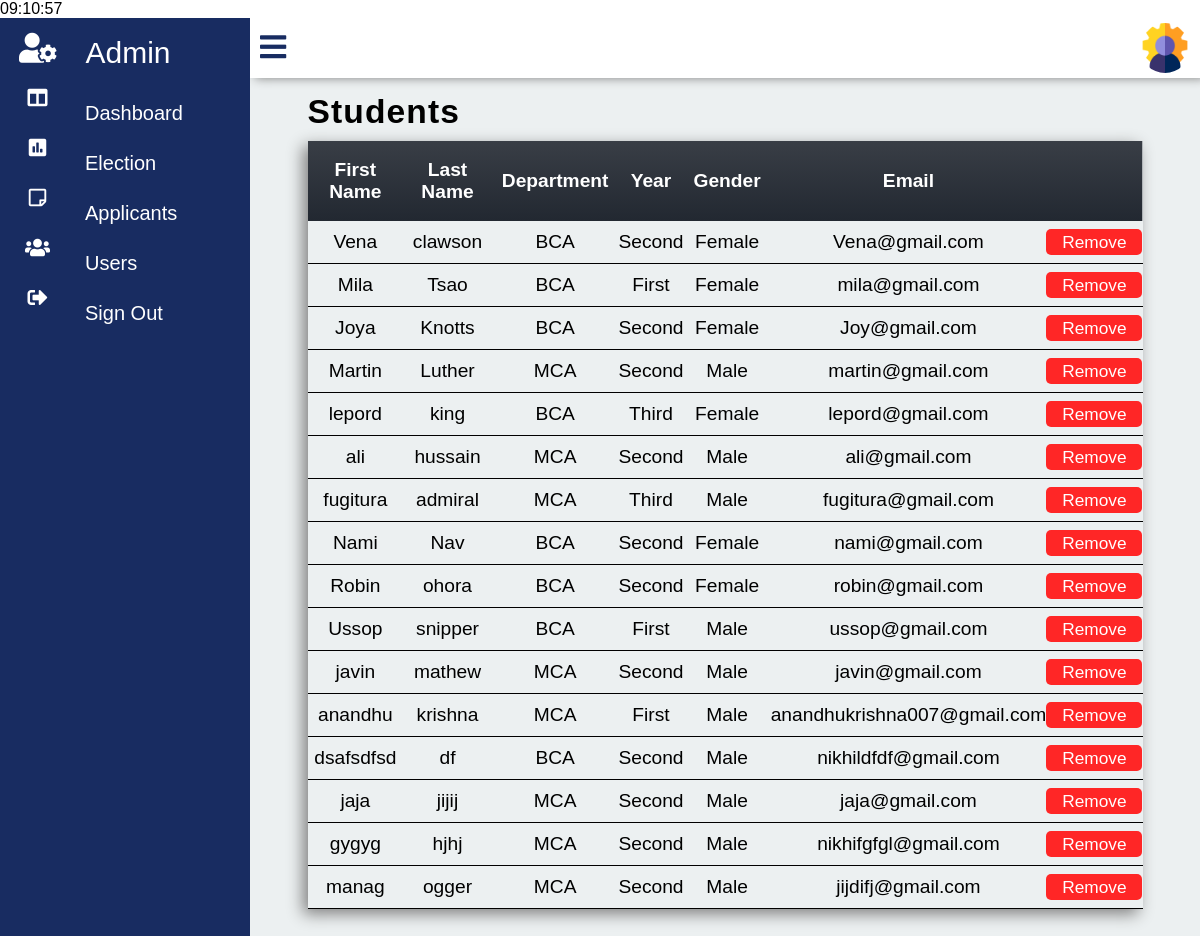
The app's page /users.php (signed in), older data.
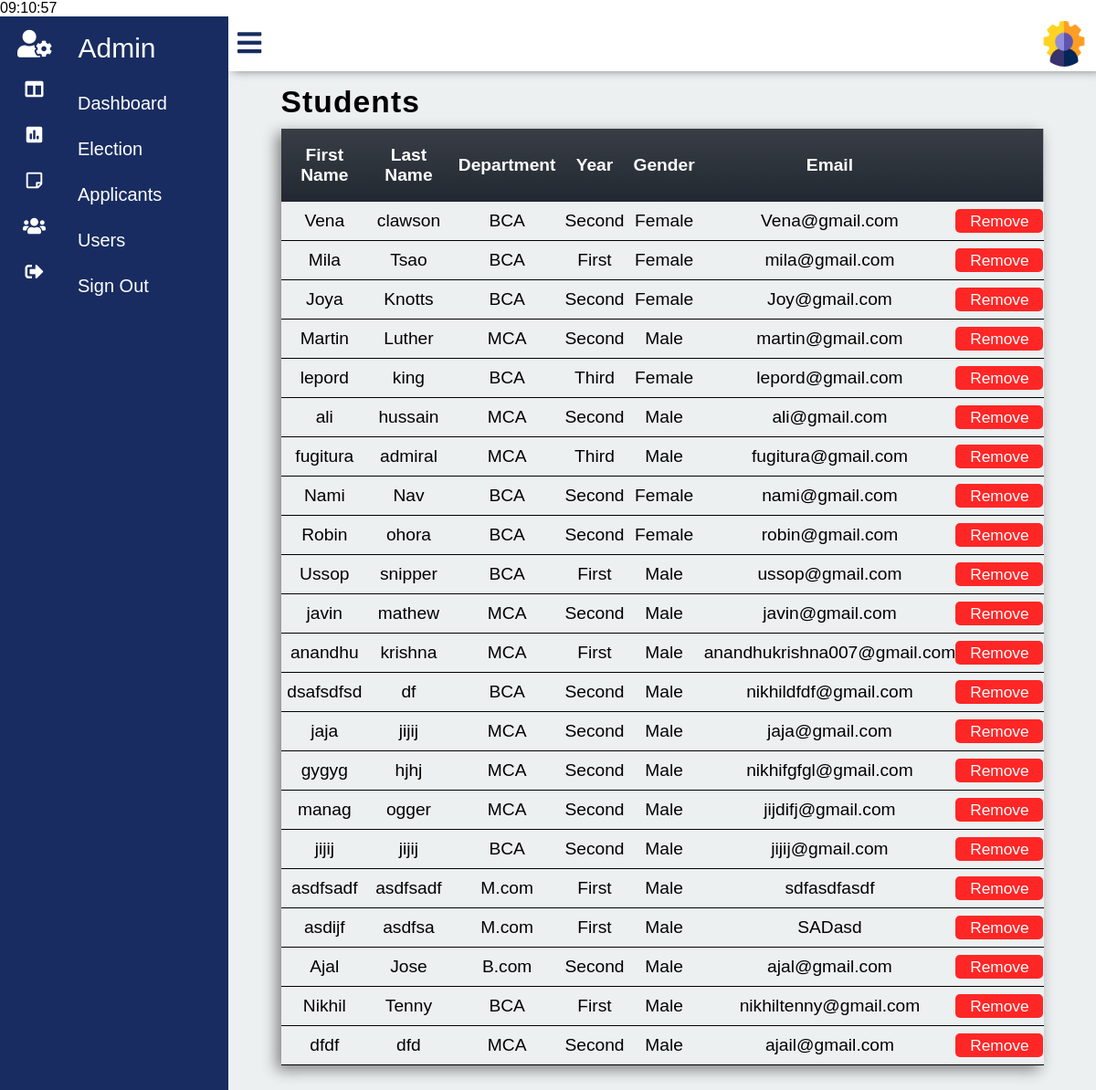
The same page, newer data.
### tables this page shows
CREATE TABLE IF NOT EXISTS `users` (
  `id` int(10) unsigned NOT NULL AUTO_INCREMENT,
  `Email` varchar(30) NOT NULL,
  `First_name` varchar(15) NOT NULL,
  `Last_name` varchar(15) NOT NULL,
  `Gender` varchar(10) NOT NULL,
  `Department_id` int(11) unsigned NOT NULL,
  `Year_id` int(10) unsigned NOT NULL,
  PRIMARY KEY (`id`),
  KEY `users_dpt` (`Department_id`),
  KEY `users_yr` (`Year_id`)
);

CREATE TABLE IF NOT EXISTS `department` (
  `id` int(11) unsigned NOT NULL AUTO_INCREMENT,
  `Department_name` varchar(10) NOT NULL,
  `Yr_no` int(11) NOT NULL,
  PRIMARY KEY (`id`)
);

CREATE TABLE IF NOT EXISTS `year` (
  `id` int(10) unsigned NOT NULL AUTO_INCREMENT,
  `Year_name` varchar(10) NOT NULL,
  PRIMARY KEY (`id`)
);

### php/onTablefunc.php (called while the page is built, shortened)
<?php
	function getDepartment($dpid,$con){
		$dpquery = "select Department_name from department where(id = $dpid );";
		$dp = mysql_query($dpquery,$con);
		$department = mysql_fetch_array($dp);
		return $department['Department_name'];
	}
	function getYear($yrid,$con) {
		$yrquery = "select * from year where(id = $yrid);";
		$yr = mysql_query($yrquery,$con);
		$year = mysql_fetch_array($yr);
		return $year['Year_name'];
	}
?>

### users.php (the view, shortened to what this page needs)
<?php
	include('php/config.php');
	include('php/onTablefunc.php');
	include('php/elecheck.php');
?>
 <!DOCTYPE html>
<html>
<head>
	<link rel="stylesheet" type="text/css" href="css/all.min.css">
	<link rel="stylesheet" type="text/css" href="css/fontawesome.min.css">
	<link rel="stylesheet" type="text/css" href="css/panel.css">
	<link rel="stylesheet" type="text/css" href="css/table.css">
	<link rel="stylesheet" type="text/css" href="DataTables/datatables.min.css">
</head>
<body>
	<div class="container">
		<div class="navigation">
		<div class="admin_icon">
			<a href="">
					<i class="fas fa-user-cog"></i>
				<span class="admin_Text" >Admin</span>
			</a>
		</div>
			<ul>
				<li>
					<a href="admin.php">
						<span class="icon">
							<i class="fas fa-columns"></i>
						</span>
						<span class="title">Dashboard</span>
					</a>
				</li>
				<li>
					<a href="elections.php">
						<span class="icon">
							<i class="fas fa-poll"></i>
						</span>
						<span class="title">Election</span>
					</a>
				</li>
				<li>
					<a href="applicants.php">
						<span class="icon">
							<i class="far fa-sticky-note"></i>
						</span>
						<span class="title">Applicants</span>
					</a>
				</li>
				<li>
					<a href="users.php">
						<span class="icon">
							<i class="fas fa-users"></i>
						</span>
						<span class="title">Users</span>
					</a>
				</li>
				<li>
					<a href="/project/php/logout.php">
						<span class="icon">
							<i class="fas fa-sign-out-alt"></i>
						</span>
						<span class="title">Sign Out</span>
					</a>
				</li>
			</ul>
		</div>
		<div class="main">
			<div class="topbar">
				<div class="user">
					<a href="adminacc.php"><img src="images/admin_photo.png"></a>
				</div>
			</div>
			<div class="tables_Area">
				<div class="t_Heading">
					<h2>Students</h2>
					<table id="user_Table" class="table Users" >
						<thead>
							<tr>
								<th>First Name</th>
								<th>Last Name</th>
								<th>Department</th>
								<th>Year</th>
								<th>Gender</th>
								<th>Email</th>
								<th></th>
							</tr>
						</thead>
						<tbody>
							<?php
								$query = "select * from users;";
								$result = mysql_query($query,$con);
								while($data = mysql_fetch_array($result)) {
									$department = getDepartment($data['Department_id'],$con);
									$year = getYear($data['Year_id'],$con);
							?>
								<tr>
									<td><?php echo $data['First_name'] ?></td>
									<td><?php echo $data['Last_name'] ?></td>
									<td><?php echo $department ?></td>
									<td><?php echo $year ?></td>
									<td><?php echo $data['Gender'] ?></td>
									<td><?php echo $data['Email'] ?></td>
									<td><a href="php/onTablefunc.php?id=<?php echo $data['id']; ?>"onclick="return confirm('Are you sure you want to delete this item?')"class="button Remove">Remove</a></td>
								</tr>
							<?php
								}
							?>
						</tbody>
					</table>
				</div>
			</div>
		</div>
	</div>
</body>
</html>

Row changes from the older to the newer data that the page shows:
added users: First_name "jijij", Last_name "jijij", Department.Department_name "BCA", Year.Year_name "Second", Gender "Male", Email "jijij@gmail.com"
added users: First_name "asdfsadf", Last_name "asdfsadf", Department.Department_name "M.com", Year.Year_name "First", Gender "Male", Email "sdfasdfasdf"
added users: First_name "asdijf", Last_name "asdfsa", Department.Department_name "M.com", Year.Year_name "First", Gender "Male", Email "SADasd"
added users: First_name "Ajal", Last_name "Jose", Department.Department_name "B.com", Year.Year_name "Second", Gender "Male", Email "ajal@gmail.com"
added users: First_name "Nikhil", Last_name "Tenny", Department.Department_name "BCA", Year.Year_name "First", Gender "Male", Email "nikhiltenny@gmail.com"
added users: First_name "dfdf", Last_name "dfd", Department.Department_name "MCA", Year.Year_name "Second", Gender "Male", Email "ajail@gmail.com"
